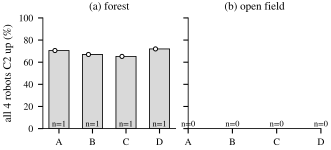

This chart was generated by the following Python code:
"""Fig. 5: all four robots C2 up, per arm, forest and open field, capped,
cautious learner for C/D. Each point = one 90-min run; bar = mean over runs.
Runs are read from the runner logs (never edited):
  forest seed 1794000001: capped A/B (logs/capped_forest_flyoff_20261112_002402_runs.csv)
                          cautious C/D (logs/cautious_forest_flyoff_20261112_102709_runs.csv)
  all other seeds/worlds: logs/final_repeats_*_runs.csv (run_final_repeats.sh)
Only runs with rc == 0 are used. Metric as scripts/ml/flyoff_forest_cautious_analyse.py
(time-weighted, C2 up = loss < 50 %). Writes fig_arms_seeds.pdf and
fig_arms_seeds.csv (one row per run). Prints how many runs each cell has, so a
partial figure is never mistaken for the final one."""
import glob
import numpy as np
import pandas as pd
import matplotlib.pyplot as plt
from style import setup, COL_W, OUT, MARKERS

setup()
cap = pd.read_csv("logs/capped_forest_flyoff_20261112_002402_runs.csv", header=None,
                  names=["i", "arm", "world", "dir", "rc", "rows"])
cap = cap[cap.arm.isin(["A", "B"])].assign(seed=1794000001)
cau = pd.read_csv("logs/cautious_forest_flyoff_20261112_102709_runs.csv", header=None,
                  names=["i", "arm", "world", "dir", "rc", "rows"]).assign(seed=1794000001)
fr = [pd.read_csv(f, header=None, names=["i", "arm", "world", "seed", "dir", "rc", "rows"])
      for f in sorted(glob.glob("logs/final_repeats_*_runs.csv"))]
runs = pd.concat([cap, cau] + fr, ignore_index=True)
runs = runs[runs.rc == 0]


def all4(d, world):
    x = pd.read_csv(f"{d}/{world}.csv"); t = pd.to_datetime(x.timestamp, errors="coerce")
    ts = (t - t.iloc[0]).dt.total_seconds().values
    dt = np.clip(np.diff(ts, append=ts[-1] + np.median(np.diff(ts))), 0, 120)
    n = (np.column_stack([x[f"{c}_c2_loss_pct"].values for c in "abcd"]) < 50).sum(1)
    return 100 * np.sum(dt * (n == 4)) / dt.sum()


runs["all4"] = [all4(r.dir, r.world) for r in runs.itertuples()]
runs.to_csv(f"{OUT}/fig_arms_seeds.csv", index=False)
fig, axes = plt.subplots(1, 2, figsize=(COL_W, 1.7), sharey=True)
for ax, w, title in zip(axes, ["sar_forest", "sar_open_field"], ["(a) forest", "(b) open field"]):
    for i, arm in enumerate("ABCD"):
        v = runs[(runs.world == w) & (runs.arm == arm)].all4.values
        if len(v):
            ax.bar(i, v.mean(), 0.6, color="0.85", edgecolor="0", lw=0.6)
            ax.plot(np.full(len(v), i) + np.linspace(-0.12, 0.12, len(v)), v, MARKERS[0], ms=3,
                    mfc="white", mec="0", mew=0.7)
        ax.text(i, 2, f"n={len(v)}", ha="center", fontsize=6)
    ax.set_xticks(range(4)); ax.set_xticklabels(["A", "B", "C", "D"]); ax.set_title(title, fontsize=8)
    ax.set_ylim(0, 100)
axes[0].set_ylabel("all 4 robots C2 up (%)")
fig.tight_layout(w_pad=0.5)
fig.savefig(f"{OUT}/fig_arms_seeds.pdf")
print(runs.groupby(["world", "arm"]).all4.agg(["count", "mean", "min", "max"]).round(1).to_string())
